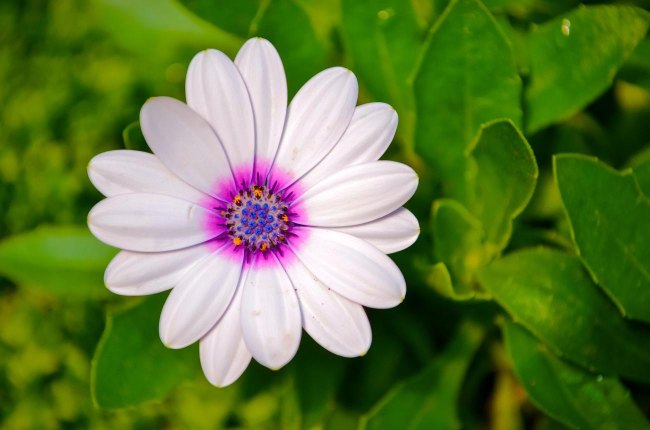
#> input picture flower.jpeg, 1299 x 860 px, found by its file name (shown at 1/2 size)
$ python exp10.py
#> lines starting #> are read from the running program, lines starting #| are printed output that depends on the picture
import cv2

img = cv2.imread("flower.jpeg")
#> img is the input picture: shape (860, 1299, 3); mean B, G, R 60.4, 123.8, 99.4
img = cv2.resize(img, (500, 350))
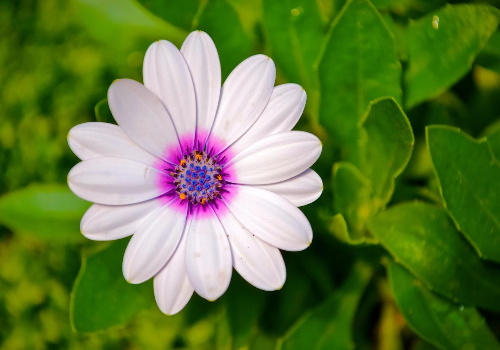
#> img: shape (350, 500, 3); mean B, G, R 60.3, 123.7, 99.3
rotated = cv2.rotate(img, cv2.ROTATE_90_CLOCKWISE)
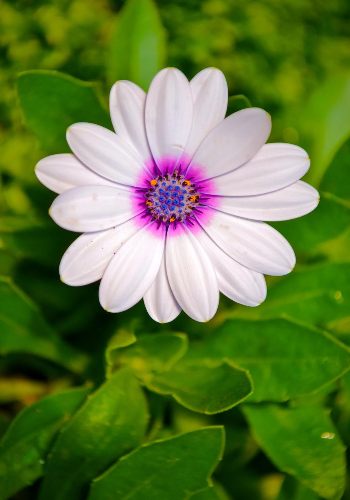
#> rotated: shape (500, 350, 3); mean B, G, R 60.3, 123.7, 99.3
rotated = cv2.resize(rotated, (350, 500))

cv2.imshow("Original Image", img)
cv2.imshow("Rotated Image", rotated)
cv2.waitKey(0)
cv2.destroyAllWindows()
